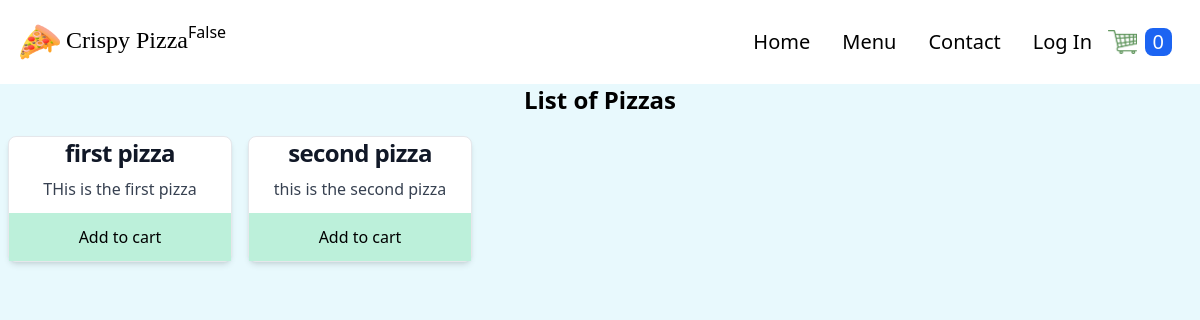
Before: /products/ with the older database file.
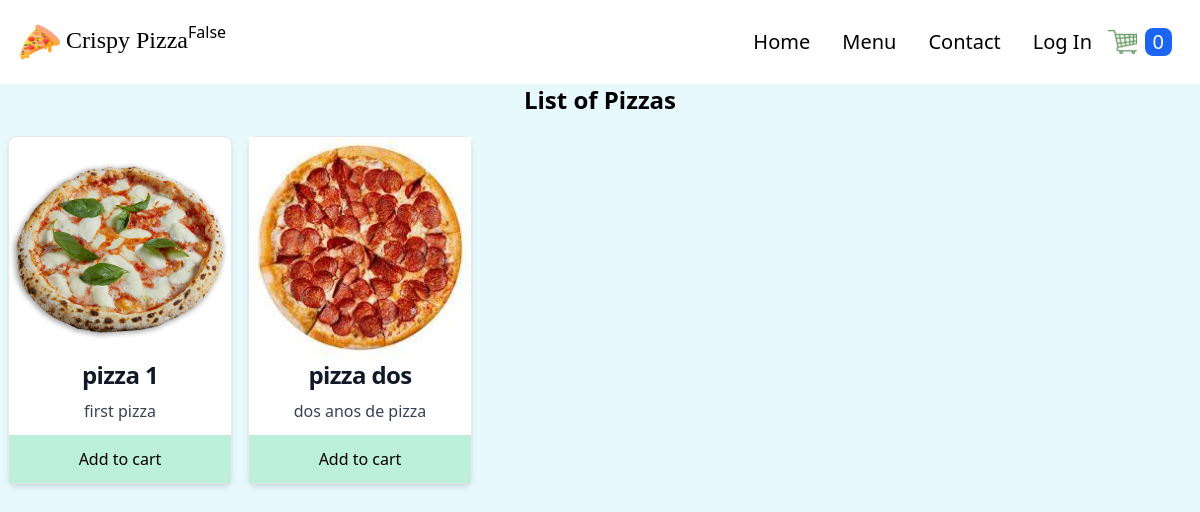
After: the same page with the newer database file.
### store/models.py (models this page shows, shortened)
class Product(models.Model):
    PRODUCT_TYPES = (
        ("Pizza", "pizza"),
        ("Nonpizza", "nonpizza")
    )
    id = models.UUIDField(primary_key=True, default=uuid.uuid4, editable=False)
    name = models.CharField(max_length=100)
    price = models.IntegerField()
    desc = models.TextField(max_length=500)
    image = models.ImageField(blank=True, upload_to='images')
    created_at = models.DateField(auto_now_add=True)
    updated_at = models.DateField(auto_now=True)
    product_type = models.CharField(max_length=10, choices=PRODUCT_TYPES)

### store/views.py (the view)
# urls.py: path('products/', views.products, name='products'),
def products(request):
    products = Product.objects.all()
    context = {'products': products}
    return render(request, 'store/products.html', context=context)

### store/context_processors.py (called while the page is built)
def get_cart_quantity(request):
    try:
        customer_order = Order.objects.filter(
            customer=request.user, complete=False)[0]
        number_of_items = customer_order.get_cart_items
    except:
        number_of_items = 0
    finally:
        return {
            'cart_quantity': number_of_items
        }

### store/templates/store/products.html (shortened to what this page needs)
{% extends "store/base.html" %} {% block content %}
<div>
  <h1 class="text-2xl text-center font-bold mb-3">List of Pizzas</h1>
  <div class="grid grid-cols-1 sm:grid-cols-1 md:grid-cols-3 lg:grid-cols-5">
    {% for product in products %}
    <div
      class="flex flex-col m-2 bg-white border border-gray-200 rounded-lg shadow-md dark:bg-gray-800 dark:border-gray-700"
    >
      <img
        class="w-60 h-auto block mx-auto"
        src="{{ product.image.url }}"
        alt=""
      />
      <h5
        class="mb-2 text-center text-2xl font-bold tracking-tight text-gray-900 dark:text-white"
      >
        {{product.name}}
      </h5>
      <p class="mb-3 font-normal text-gray-700 dark:text-gray-400 text-center">
        {{product.desc}}
      </p>
      <form
        action="{% url 'order:add_to_cart' product.id %}"
        method="post"
        class="bg-green-200 w-full text-center items-center mt-auto p-3 hover:text-green-700"
      >
        <button type="submit">Add to cart</button>
      </form>
    </div>
    {% endfor %}
  </div>
</div>
{% endblock %}

Changed rows visible on the page:
removed Product: name "first pizza", desc "THis is the first pizza"
removed Product: name "second pizza", desc "this is the second pizza"
added Product: image (picture), name "pizza 1", desc "first pizza"
added Product: image (picture), name "pizza dos", desc "dos anos de pizza"
